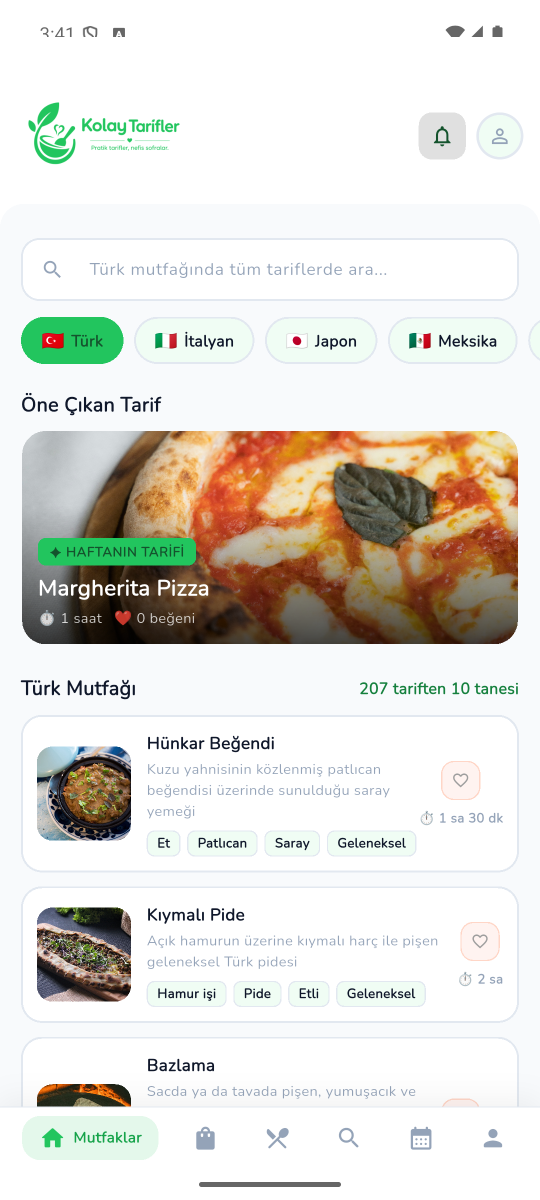
#> input picture store_assets/raw/01_home_world_cuisines.png, 1080 x 2400 px (shown at 1/2 size); its folder holds 7 pictures in this run
$ python build_store_assets.py
#> lines starting #> are read from the running program, lines starting #| are printed output that depends on the picture; after the words box and inside, x2 and y2 are one past the last pixel; in counts of white or black regions, pixels touching at a corner belong together
import argparse
from pathlib import Path

from PIL import Image, ImageDraw, ImageFilter, ImageFont


ROOT = Path(__file__).resolve().parent
RAW = ROOT / "raw"
FINAL = ROOT / "final"
APP_STORE = FINAL / "app_store"
GOOGLE_PLAY = FINAL / "google_play"
APP_STORE.mkdir(parents=True, exist_ok=True)
GOOGLE_PLAY.mkdir(parents=True, exist_ok=True)

W, H = 1242, 2688
GREEN = "#20C866"
DARK = "#132033"
MUTED = "#607087"
MINT = "#EAF9F0"
CORAL = "#FF8C6B"


def font(size: int, bold: bool = False):
    name = "segoeuib.ttf" if bold else "segoeui.ttf"
    return ImageFont.truetype(str(Path("C:/Windows/Fonts") / name), size)


def gradient(size, top, bottom):
    image = Image.new("RGB", size, top)
    draw = ImageDraw.Draw(image)
    t = tuple(int(top[i : i + 2], 16) for i in (1, 3, 5))
    b = tuple(int(bottom[i : i + 2], 16) for i in (1, 3, 5))
    for y in range(size[1]):
        p = y / max(1, size[1] - 1)
        color = tuple(round(t[i] * (1 - p) + b[i] * p) for i in range(3))
        draw.line((0, y, size[0], y), fill=color)
    return image


def fit_cover(image, size):
    scale = max(size[0] / image.width, size[1] / image.height)
    resized = image.resize((round(image.width * scale), round(image.height * scale)), Image.Resampling.LANCZOS)
    left = (resized.width - size[0]) // 2
    top = (resized.height - size[1]) // 2
    return resized.crop((left, top, left + size[0], top + size[1]))


def crop_device_chrome(image: Image.Image) -> Image.Image:
    """Remove Android status/navigation chrome from cross-platform captures."""
    border = 4
    status_bar = round(image.width * 0.09)
    navigation_bar = round(image.width * 0.05)
    return image.crop(
        (
            border,
            max(border, status_bar),
            image.width - border,
            image.height - max(border, navigation_bar),
        )
    )


def rounded_image(image, size, radius):
    image = fit_cover(image, size).convert("RGBA")
    mask = Image.new("L", size, 0)
    ImageDraw.Draw(mask).rounded_rectangle((0, 0, size[0], size[1]), radius=radius, fill=255)
    image.putalpha(mask)
    return image


def add_shadow(canvas, box, radius=58, blur=32, alpha=60):
    layer = Image.new("RGBA", canvas.size, (0, 0, 0, 0))
    ImageDraw.Draw(layer).rounded_rectangle(box, radius=radius, fill=(20, 48, 35, alpha))
    layer = layer.filter(ImageFilter.GaussianBlur(blur))
    canvas.alpha_composite(layer)


def draw_headline(draw, title, subtitle, badge):
    badge_font = font(25, True)
    title_font = font(72, True)
    subtitle_font = font(31)
    bx, by = 74, 60
    badge_w = draw.textbbox((0, 0), badge, font=badge_font)[2] + 44
    draw.rounded_rectangle((bx, by, bx + badge_w, by + 48), radius=24, fill=GREEN)
    draw.text((bx + 22, by + 9), badge, font=badge_font, fill="#073D20")
    draw.multiline_text((74, 135), title, font=title_font, fill=DARK, spacing=4)
    draw.text((76, 326), subtitle, font=subtitle_font, fill=MUTED)


def build_screenshot(source, output, title, subtitle, badge):
    canvas = gradient((W, H), "#F5FFF8", "#E7F6EE").convert("RGBA")
    draw = ImageDraw.Draw(canvas)
    draw.ellipse((930, -130, 1320, 260), fill=(32, 200, 102, 25))
    draw.ellipse((-170, 2200, 280, 2650), fill=(255, 140, 107, 20))
    draw_headline(draw, title, subtitle, badge)

    raw = Image.open(RAW / source).convert("RGB")
    raw = crop_device_chrome(raw)
    phone_w = 1058
    phone_h = round(phone_w * raw.height / raw.width)
    x, y = (W - phone_w) // 2, 430
    add_shadow(canvas, (x - 10, y - 8, x + phone_w + 10, y + phone_h + 10))
    framed = rounded_image(raw, (phone_w, phone_h), 58)
    canvas.alpha_composite(framed, (x, y))
    canvas.convert("RGB").save(APP_STORE / output, quality=96)


# [59 lines left out: functions build_promo_portrait, build_feature_graphic, build_google_play_portraits, not called in this run]


def main(*, app_store_only: bool = False):
    items = [
        ("01_home_world_cuisines.png", "01_700_plus_world_cuisines_1242x2688.png", "700+ tarif,\ndünyanın lezzetleri", "Türk mutfağından Japonya'ya her gün yeni fikir.", "DÜNYA MUTFAKLARI"),
        ("01_ingredients_result2.png", "02_ingredient_based_recipes_1242x2688.png", "Dolabındakileri seç,\ntarifini bul", "Eksik malzemeyi de anında gör.", "MALZEMEYE GÖRE TARİF"),
        ("02_recipe_detail.png", "03_quality_recipe_detail_1242x2688.png", "İştah açan,\nadım adım tarifler", "Malzemeler ve ölçüler tek yerde.", "DETAYLI TARİFLER"),
        ("03_calendar.png", "04_meal_calendar_1242x2688.png", "Haftanı önceden\nplanla", "Ne pişireceğini takvime ekle.", "YEMEK TAKVİMİ"),
        ("04_shopping_list.png", "05_shopping_list_1242x2688.png", "Listen otomatik\nhazırlansın", "Planladığın tariflerin malzemeleri tek listede.", "ALIŞVERİŞ LİSTESİ"),
    ]
    for item in items:
        build_screenshot(*item)
#> in gradient, `image = Image.new("RGB", size, top)`:
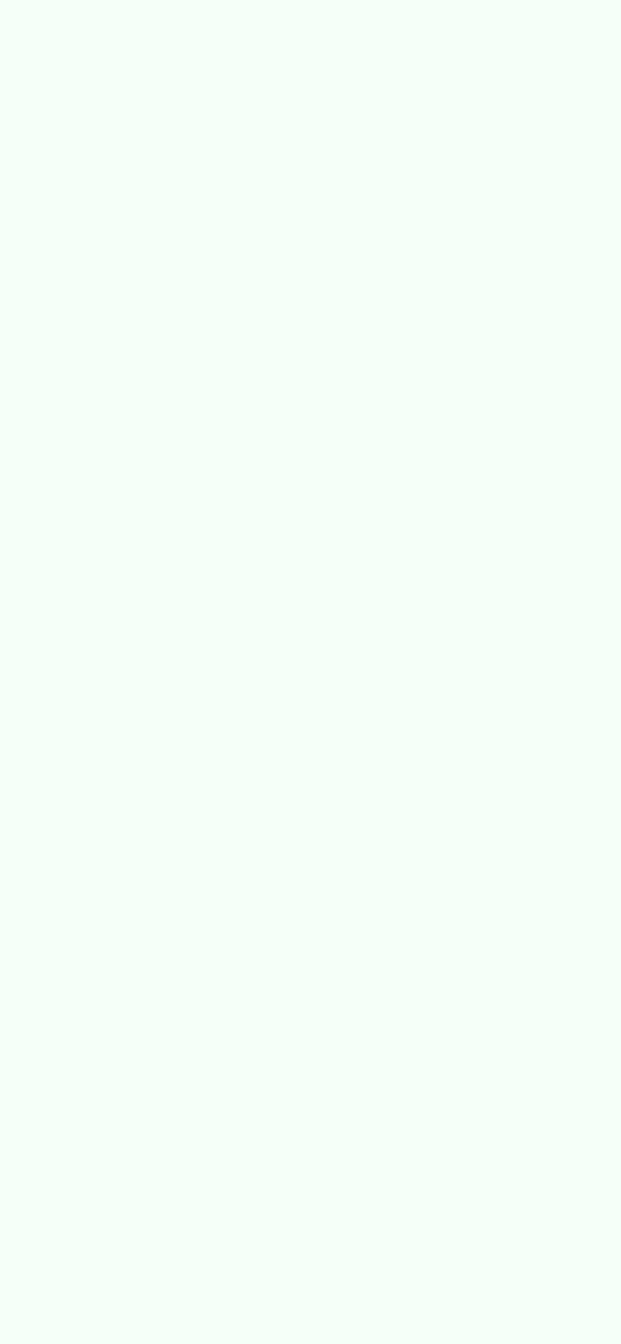
#> image: PIL image 1242x2688 RGB (shown at 1/2 size); mean R, G, B 245, 255, 248
#> in crop_device_chrome, `return image.crop( ( border, max(border, status_bar), image.width - bo..`:
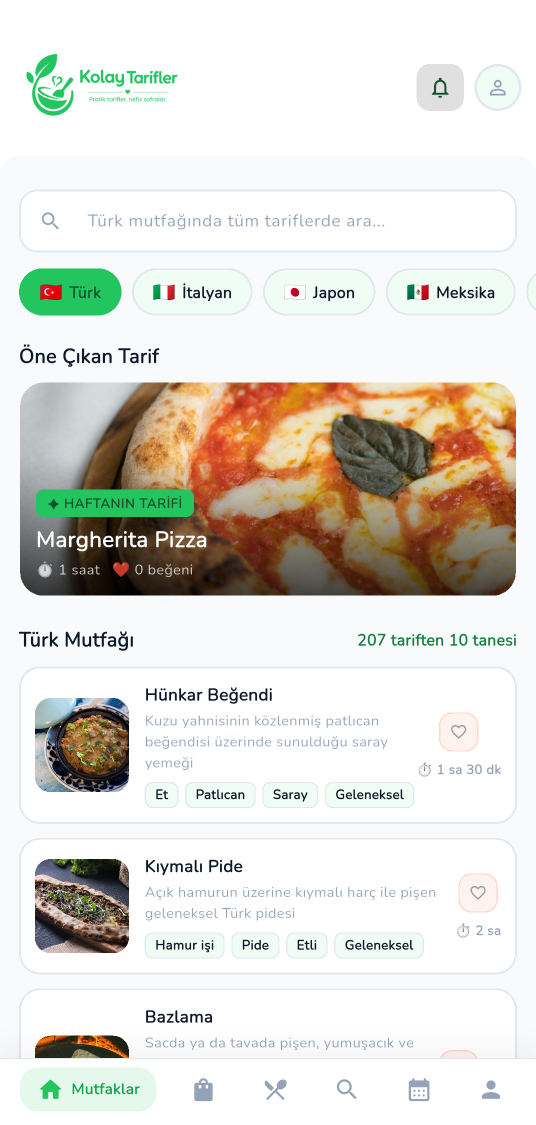
#> returned value: PIL image 1072x2249 RGB (shown at 1/2 size); mean R, G, B 222.5, 220.2, 213
#> in add_shadow, `layer = Image.new("RGBA", canvas.size, (0, 0, 0, 0))`: layer: PIL image 1242x2688 RGBA; every value is 0
#> in add_shadow, `layer = layer.filter(ImageFilter.GaussianBlur(blur))`:
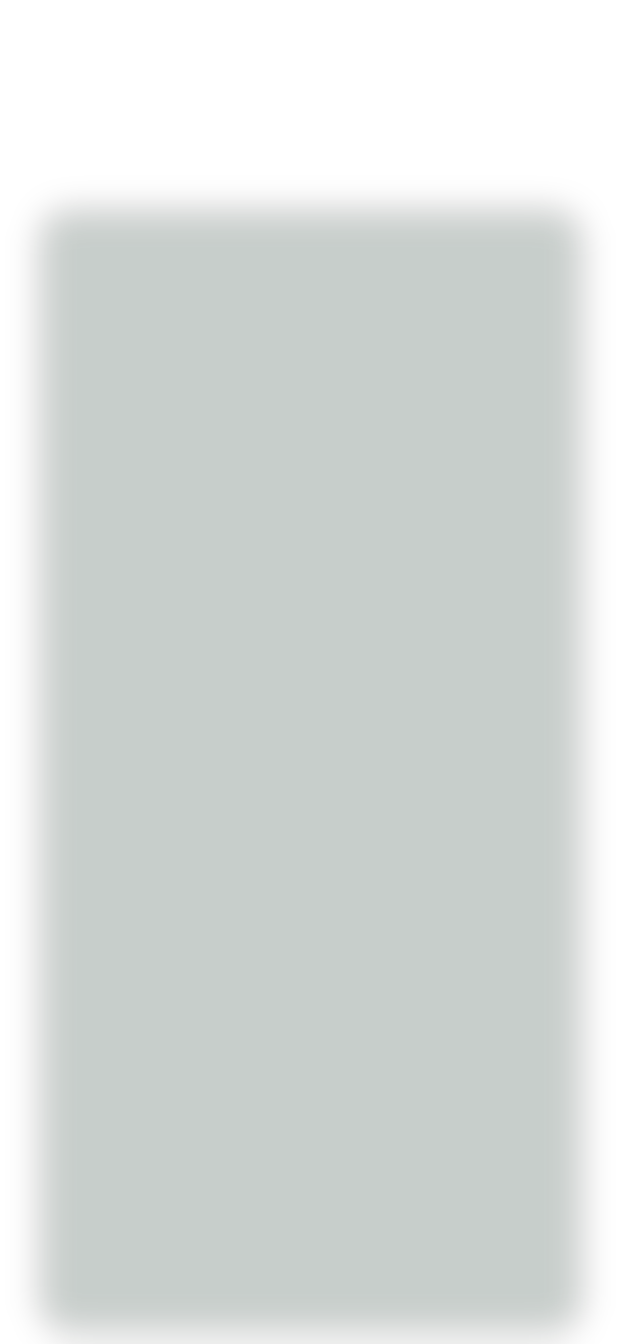
#> layer: PIL image 1242x2688 RGBA (shown at 1/2 size); mean R, G, B, A 14.4, 34.7, 25.3, 43.3; transparent parts drawn white
#> in rounded_image, `mask = Image.new("L", size, 0)`: mask: PIL image 1058x2220 L; every value is 0
#> in rounded_image, `ImageDraw.Draw(mask).rounded_rectangle((0, 0, size[0], size[1]), radiu..`:
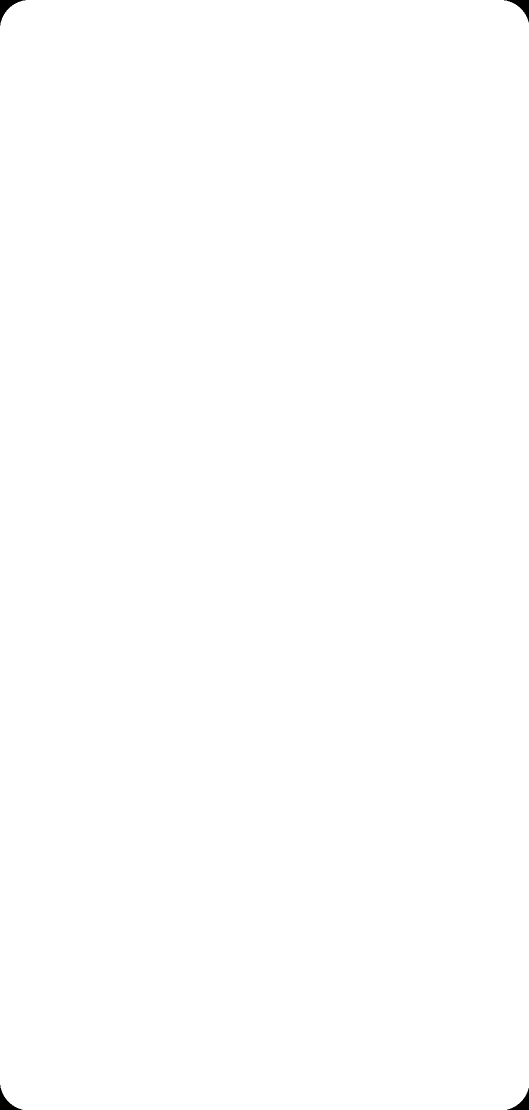
#> mask: PIL image 1058x2220 L (shown at 1/2 size); 99.9% white; 4 black regions, box (x1, y1, x2, y2) and area: (0, 0, 51, 51) 739, (1008, 0, 1058, 45) 688, (0, 2170, 45, 2220) 688, (1014, 2176, 1058, 2220) 638
#> in build_screenshot, `canvas.alpha_composite(framed, (x, y))`:
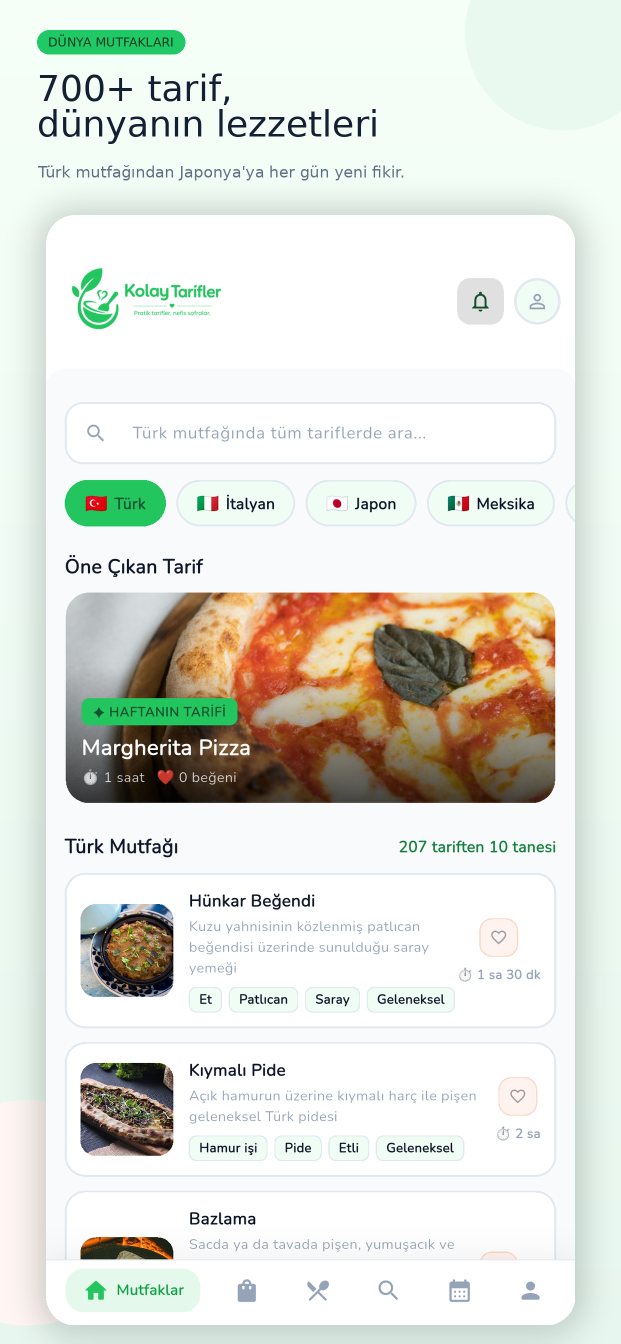
#> canvas: PIL image 1242x2688 RGBA (shown at 1/2 size); mean R, G, B, A 218.6, 223.3, 213.7, 247.3; transparent parts drawn white
#> in build_screenshot, `canvas.convert("RGB").save(APP_STORE / output, quality=96)`:
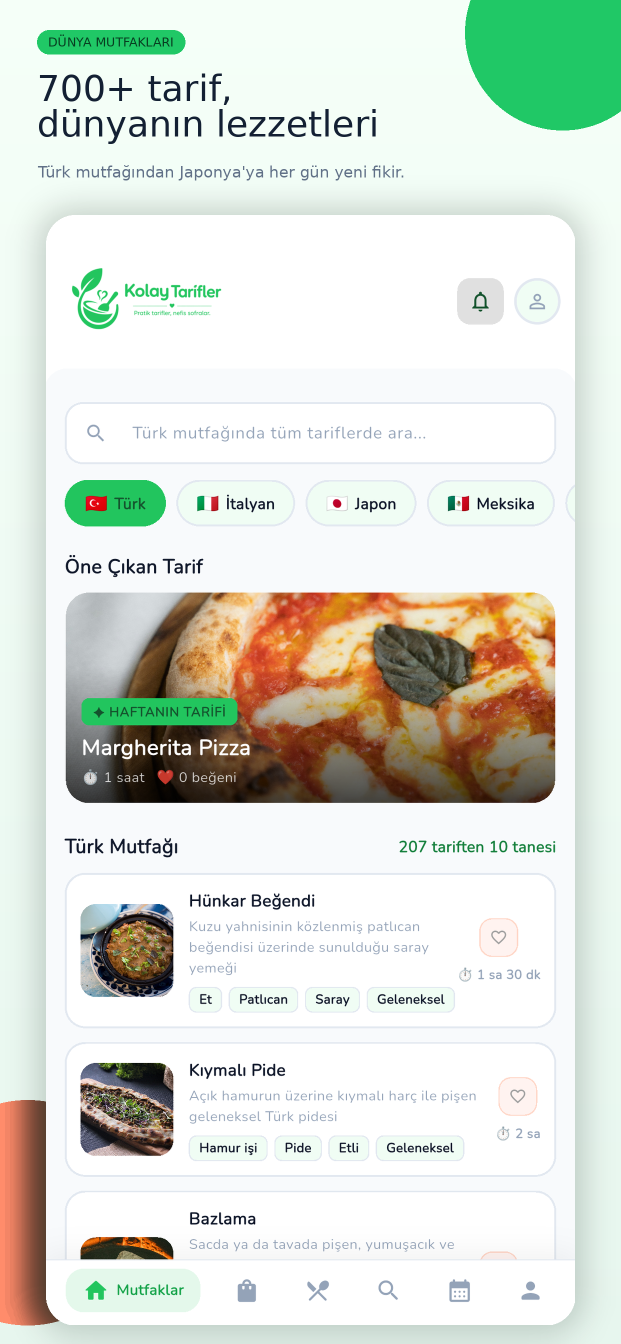
#> saved as 01_700_plus_world_cuisines_1242x2688.png: PIL image 1242x2688 RGB (shown at 1/2 size); mean R, G, B 218.6, 223.3, 213.7
#> pass 2 of the loop in main, `for item in items:`:
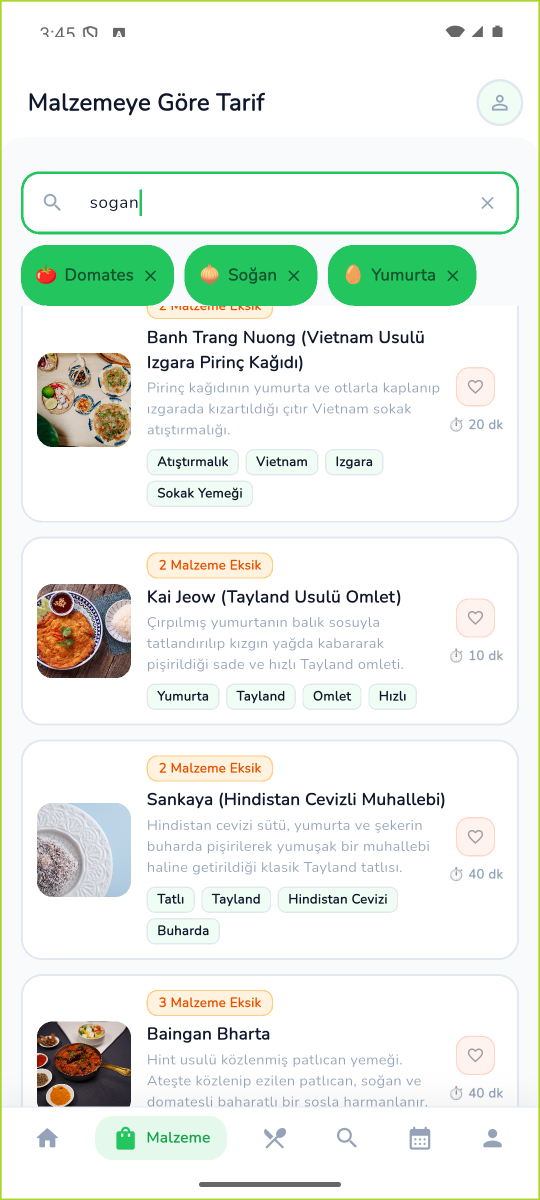
#> input picture store_assets/raw/01_ingredients_result2.png, 1080 x 2400 px (shown at 1/2 size)
#> in add_shadow (call 2), `canvas.alpha_composite(layer)`:
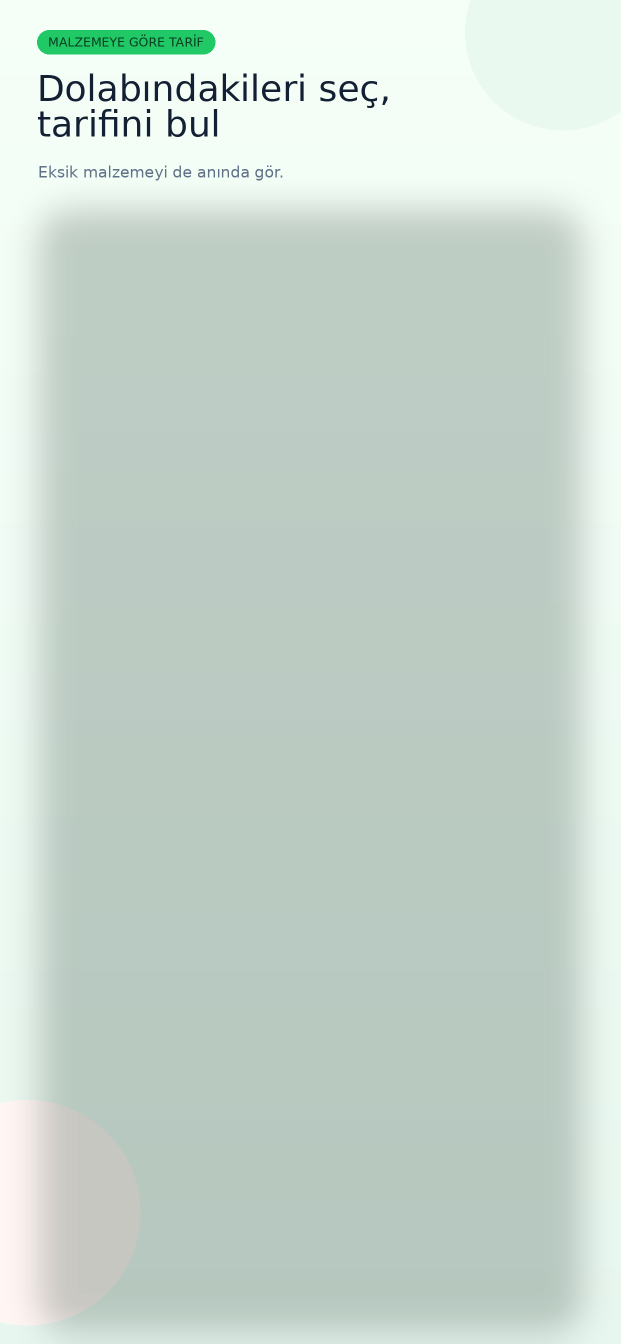
#> canvas: PIL image 1242x2688 RGBA (shown at 1/2 size); mean R, G, B, A 191.4, 208.8, 198, 243.8; transparent parts drawn white
#> in build_screenshot (call 2), `canvas.convert("RGB").save(APP_STORE / output, quality=96)`:
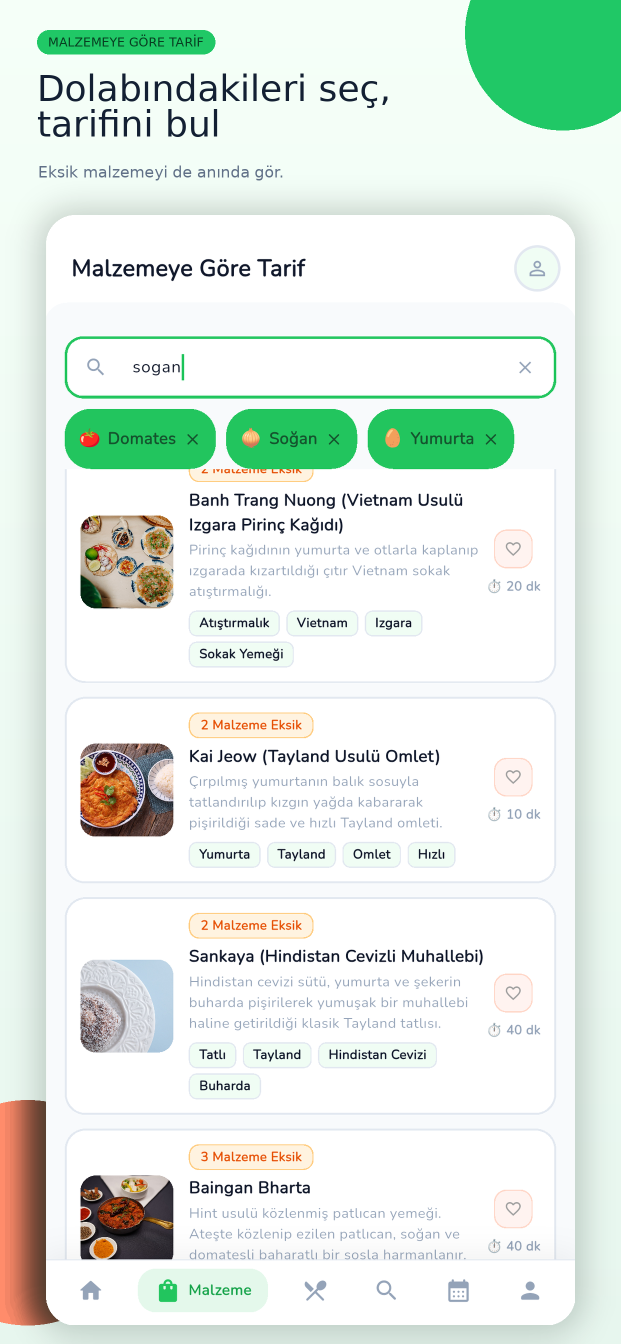
#> saved as 02_ingredient_based_recipes_1242x2688.png: PIL image 1242x2688 RGB (shown at 1/2 size); mean R, G, B 224.9, 236.1, 227.8
    build_promo_portrait()
    if not app_store_only:
        build_feature_graphic()
        build_google_play_portraits()


if __name__ == "__main__":
    parser = argparse.ArgumentParser()
    parser.add_argument(
        "--app-store-only",
        action="store_true",
        help="Generate only App Store screenshots and leave Google Play assets unchanged.",
    )
    args = parser.parse_args()
#> (the run stopped early here; a loop or call above may not have finished)
